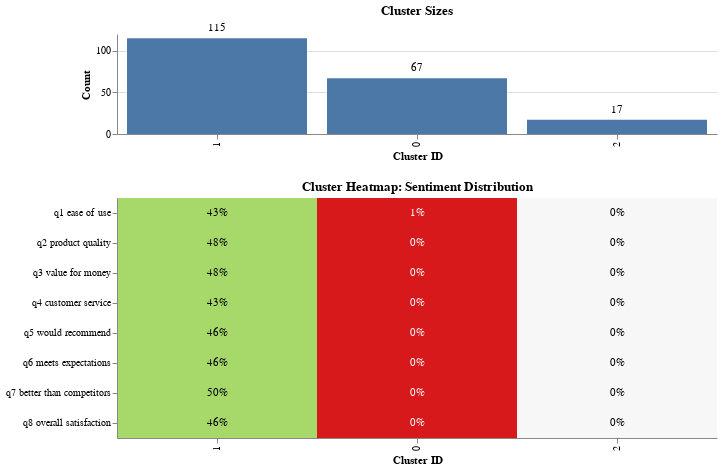

Notebook source saved alongside this figure:
### Code cell
# Use pandas method chaining to process the data
df_processed = (df
    # Cluster the questions
    .cluster_questions(
        columns=questions, 
        #likert_mapping=custom_mapping, default handles most cases
        umap_n_neighbors=15,
        hdbscan_min_cluster_size=15,
        cluster_selection_epsilon=0.35,
        
    )
)

# Get the list of encoded Likert columns
likert_columns_with_prefix = [f"likert_encoded_{q}" for q in questions]

# Display encoded data
print("\nEncoded Likert data:")
display(df_processed[['respondent_id'] + likert_columns_with_prefix].head())

# Display clustering results
print("\nQuestion clustering results:")
display(df_processed[['respondent_id', 'question_cluster_id', 'question_cluster_probability']].head())


# Use the cluster_heatmap_plot function to visualize cluster patterns
print("\nCluster heatmap showing the sentiment distribution across questions:")
heatmap = cluster_heatmap_plot(
    df=df_processed,
    x="question_cluster_id",  # Cluster IDs as the x-axis
    y=likert_columns_with_prefix,  # Encoded Likert columns to analyze
    max_width=30  # For better readability
)

# Display the heatmap
display(heatmap)

# Let's also add a simple interpretation of the clusters
cluster_summary = df_processed.groupby('question_cluster_id')[likert_columns_with_prefix].mean()
print("\nCluster averages for each question:")
display(cluster_summary)

# Calculate respondent counts per cluster
cluster_counts = df_processed['question_cluster_id'].value_counts().sort_index()
print("\nNumber of respondents in each cluster:")
display(cluster_counts)

### Figure 1 — Vega-Lite specification as saved in the notebook (floating-point values rounded to 4 significant figures)
{"config": {"view": {"continuousWidth": 300, "continuousHeight": 300, "strokeWidth": 0}, "axis": {"labelLimit": 350}}, "vconcat": [{"layer": [{"mark": {"type": "bar"}, "encoding": {"tooltip": [{"field": "question_cluster_id", "title": "Cluster ID", "type": "ordinal"}, {"field": "count", "title": "Count", "type": "quantitative"}], "x": {"field": "question_cluster_id", "sort": [1.0, 0.0, 2.0], "title": "Cluster ID", "type": "ordinal"}, "y": {"field": "count", "title": "Count", "type": "quantitative"}}, "title": "Cluster Sizes"}, {"mark": {"type": "text", "align": "center", "baseline": "bottom", "dy": -5}, "encoding": {"text": {"field": "count", "type": "quantitative"}, "tooltip": [{"field": "question_cluster_id", "title": "Cluster ID", "type": "ordinal"}, {"field": "count", "title": "Count", "type": "quantitative"}], "x": {"field": "question_cluster_id", "sort": [1.0, 0.0, 2.0], "title": "Cluster ID", "type": "ordinal"}, "y": {"field": "count", "title": "Count", "type": "quantitative"}}, "title": "Cluster Sizes"}], "data": {"name": "data-47e24309656ac4950bd0f6723216e8d6"}, "height": 100, "width": 600}, {"layer": [{"mark": {"type": "rect"}, "encoding": {"color": {"field": "background_color", "scale": null, "type": "nominal"}, "tooltip": [{"field": "question_cluster_id", "title": "Cluster ID", "type": "ordinal"}, {"field": "question", "title": "Question", "type": "ordinal"}, {"field": "percent_positive", "format": ".2%", "title": "% Positive", "type": "quantitative"}, {"field": "percent_negative", "format": ".2%", "title": "% Negative", "type": "quantitative"}, {"field": "percent_neutral", "format": ".2%", "title": "% Neutral", "type": "quantitative"}], "x": {"field": "question_cluster_id", "sort": [1.0, 0.0, 2.0], "title": "Cluster ID", "type": "ordinal"}, "y": {"field": "wrapped_question", "sort": [" q1 ease of use", " q2 product quality", " q3 value for money", " q4 customer service", " q5 would recommend", " q6 meets expectations", " q7 better than competitors", " q8 overall satisfaction"], "title": null, "type": "ordinal"}}, "title": "Cluster Heatmap: Sentiment Distribution"}, {"mark": {"type": "text", "baseline": "middle"}, "encoding": {"color": {"field": "text_color", "scale": null, "type": "nominal"}, "text": {"field": "percent_positive", "format": ".0%", "type": "quantitative"}, "tooltip": [{"field": "question_cluster_id", "title": "Cluster ID", "type": "ordinal"}, {"field": "question", "title": "Question", "type": "ordinal"}, {"field": "percent_positive", "format": ".2%", "title": "% Positive", "type": "quantitative"}, {"field": "percent_negative", "format": ".2%", "title": "% Negative", "type": "quantitative"}, {"field": "percent_neutral", "format": ".2%", "title": "% Neutral", "type": "quantitative"}], "x": {"field": "question_cluster_id", "sort": [1.0, 0.0, 2.0], "title": "Cluster ID", "type": "ordinal"}, "y": {"field": "wrapped_question", "sort": [" q1 ease of use", " q2 product quality", " q3 value for money", " q4 customer service", " q5 would recommend", " q6 meets expectations", " q7 better than competitors", " q8 overall satisfaction"], "title": null, "type": "ordinal"}}, "title": "Cluster Heatmap: Sentiment Distribution"}], "data": {"name": "data-7c19aaff22903906f0a969e3973e57ea"}, "height": 240, "width": 600}], "$schema": "https://vega.github.io/schema/vega-lite/v5.20.1.json", "datasets": {"data-47e24309656ac4950bd0f6723216e8d6": [{"question_cluster_id": 1.0, "count": 115}, {"question_cluster_id": 0.0, "count": 67}, {"question_cluster_id": 2.0, "count": 17}], "data-7c19aaff22903906f0a969e3973e57ea": [{"question_cluster_id": 0.0, "question": " q1 ease of use", "percent_positive": 0.01493, "percent_negative": 0.7313, "percent_neutral": 0.2537, "wrapped_question": " q1 ease of use", "background_color": "#d7191c", "text_color": "white"}, {"question_cluster_id": 1.0, "question": " q1 ease of use", "percent_positive": 0.4261, "percent_negative": 0.05217, "percent_neutral": 0.5217, "wrapped_question": " q1 ease of use", "background_color": "#a6d96a", "text_color": "black"}, {"question_cluster_id": 2.0, "question": " q1 ease of use", "percent_positive": 0.0, "percent_negative": 0.0, "percent_neutral": 1.0, "wrapped_question": " q1 ease of use", "background_color": "#f7f7f7", "text_color": "black"}, {"question_cluster_id": 0.0, "question": " q2 product quality", "percent_positive": 0.0, "percent_negative": 0.7612, "percent_neutral": 0.2388, "wrapped_question": " q2 product quality", "background_color": "#d7191c", "text_color": "white"}, {"question_cluster_id": 1.0, "question": " q2 product quality", "percent_positive": 0.4783, "percent_negative": 0.08696, "percent_neutral": 0.4348, "wrapped_question": " q2 product quality", "background_color": "#a6d96a", "text_color": "black"}, {"question_cluster_id": 2.0, "question": " q2 product quality", "percent_positive": 0.0, "percent_negative": 0.0, "percent_neutral": 1.0, "wrapped_question": " q2 product quality", "background_color": "#f7f7f7", "text_color": "black"}, {"question_cluster_id": 0.0, "question": " q3 value for money", "percent_positive": 0.0, "percent_negative": 0.6119, "percent_neutral": 0.3881, "wrapped_question": " q3 value for money", "background_color": "#d7191c", "text_color": "white"}, {"question_cluster_id": 1.0, "question": " q3 value for money", "percent_positive": 0.4783, "percent_negative": 0.03478, "percent_neutral": 0.487, "wrapped_question": " q3 value for money", "background_color": "#a6d96a", "text_color": "black"}, {"question_cluster_id": 2.0, "question": " q3 value for money", "percent_positive": 0.0, "percent_negative": 0.0, "percent_neutral": 1.0, "wrapped_question": " q3 value for money", "background_color": "#f7f7f7", "text_color": "black"}, {"question_cluster_id": 0.0, "question": " q4 customer service", "percent_positive": 0.0, "percent_negative": 0.7164, "percent_neutral": 0.2836, "wrapped_question": " q4 customer service", "background_color": "#d7191c", "text_color": "white"}, {"question_cluster_id": 1.0, "question": " q4 customer service", "percent_positive": 0.4261, "percent_negative": 0.03478, "percent_neutral": 0.5391, "wrapped_question": " q4 customer service", "background_color": "#a6d96a", "text_color": "black"}, {"question_cluster_id": 2.0, "question": " q4 customer service", "percent_positive": 0.0, "percent_negative": 0.0, "percent_neutral": 1.0, "wrapped_question": " q4 customer service", "background_color": "#f7f7f7", "text_color": "black"}, {"question_cluster_id": 0.0, "question": " q5 would recommend", "percent_positive": 0.0, "percent_negative": 0.8955, "percent_neutral": 0.1045, "wrapped_question": " q5 would recommend", "background_color": "#d7191c", "text_color": "white"}, {"question_cluster_id": 1.0, "question": " q5 would recommend", "percent_positive": 0.4609, "percent_negative": 0.008696, "percent_neutral": 0.5304, "wrapped_question": " q5 would recommend", "background_color": "#a6d96a", "text_color": "black"}, {"question_cluster_id": 2.0, "question": " q5 would recommend", "percent_positive": 0.0, "percent_negative": 0.0, "percent_neutral": 1.0, "wrapped_question": " q5 would recommend", "background_color": "#f7f7f7", "text_color": "black"}, {"question_cluster_id": 0.0, "question": " q6 meets expectations", "percent_positive": 0.0, "percent_negative": 0.7015, "percent_neutral": 0.2985, "wrapped_question": " q6 meets expectations", "background_color": "#d7191c", "text_color": "white"}, {"question_cluster_id": 1.0, "question": " q6 meets expectations", "percent_positive": 0.4609, "percent_negative": 0.06957, "percent_neutral": 0.4696, "wrapped_question": " q6 meets expectations", "background_color": "#a6d96a", "text_color": "black"}, {"question_cluster_id": 2.0, "question": " q6 meets expectations", "percent_positive": 0.0, "percent_negative": 0.0, "percent_neutral": 1.0, "wrapped_question": " q6 meets expectations", "background_color": "#f7f7f7", "text_color": "black"}, {"question_cluster_id": 0.0, "question": " q7 better than competitors", "percent_positive": 0.0, "percent_negative": 0.7612, "percent_neutral": 0.2388, "wrapped_question": " q7 better than competitors", "background_color": "#d7191c", "text_color": "white"}, {"question_cluster_id": 1.0, "question": " q7 better than competitors", "percent_positive": 0.4957, "percent_negative": 0.05217, "percent_neutral": 0.4522, "wrapped_question": " q7 better than competitors", "background_color": "#a6d96a", "text_color": "black"}, {"question_cluster_id": 2.0, "question": " q7 better than competitors", "percent_positive": 0.0, "percent_negative": 0.0, "percent_neutral": 1.0, "wrapped_question": " q7 better than competitors", "background_color": "#f7f7f7", "text_color": "black"}, {"question_cluster_id": 0.0, "question": " q8 overall satisfaction", "percent_positive": 0.0, "percent_negative": 0.7612, "percent_neutral": 0.2388, "wrapped_question": " q8 overall satisfaction", "background_color": "#d7191c", "text_color": "white"}, {"question_cluster_id": 1.0, "question": " q8 overall satisfaction", "percent_positive": 0.4609, "percent_negative": 0.05217, "percent_neutral": 0.487, "wrapped_question": " q8 overall satisfaction", "background_color": "#a6d96a", "text_color": "black"}, {"question_cluster_id": 2.0, "question": " q8 overall satisfaction", "percent_positive": 0.0, "percent_negative": 0.0, "percent_neutral": 1.0, "wrapped_question": " q8 overall satisfaction", "background_color": "#f7f7f7", "text_color": "black"}]}}
